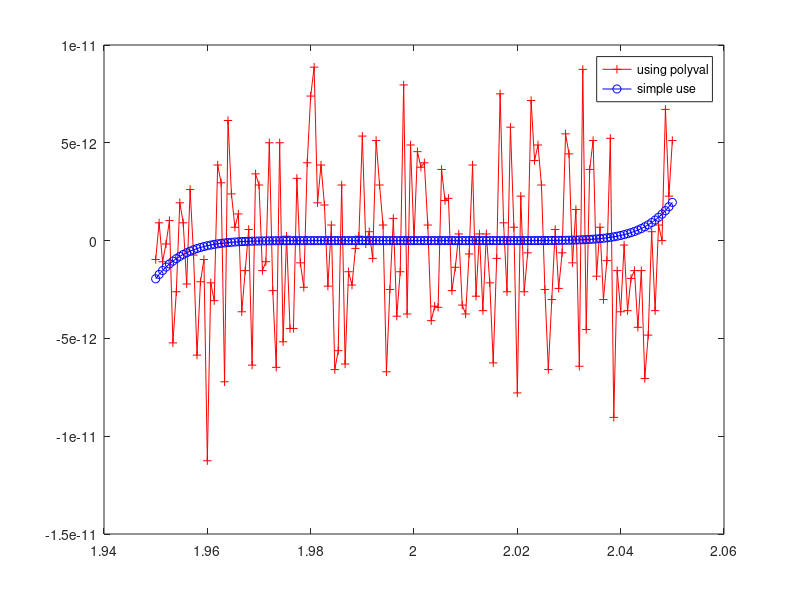

The MATLAB source for this figure:
clc;
clear All;
close All;

p=@(x)((x-2).^9);

a=[ 1 -18 144 -672 2016 -4032 5376 -4608 2304 -512];
x=linspace(1.95,2.05,151);
y_1=polyval(a,x);
y_0=p(x);

plot(x,y_1,'-+r',x,y_0,'-ob');
legend('using polyval','simple use');